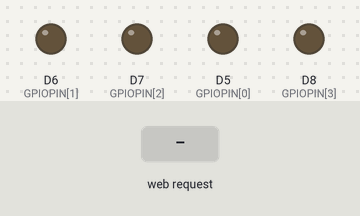
Simulated run of this sketch. Board: ESP8266 (NodeMCU). Shown: output pins drawn as LEDs (lit = HIGH). The inputs (shaded band) are chosen by the test bench. WiFi joins after 1.5 s; servers stay silent unless stated; what the sketch prints to the serial monitor is not drawn.

Above: at 2.7 s.
2.8 s: HTTP request GET /?D5=1 received
At 3.1 s:
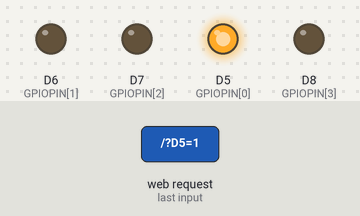
4.3 s: HTTP request GET /?D6=1 received
At 5.4 s:
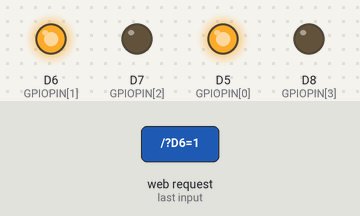
5.8 s: HTTP request GET /?D5=0 received
At 6.6 s:
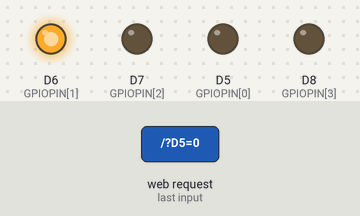
7.3 s: HTTP request GET /?D7=1 received
At 7.7 s:
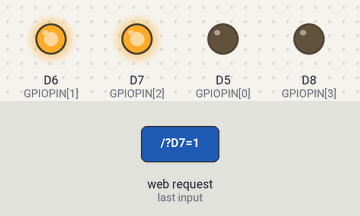
8.8 s: HTTP request GET /?D6=0 received
At 10.0 s:
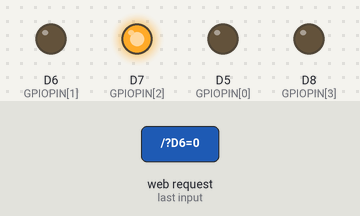
10.3 s: HTTP request GET /?D5=1&D6=1&D7=1 received
At 11.2 s:
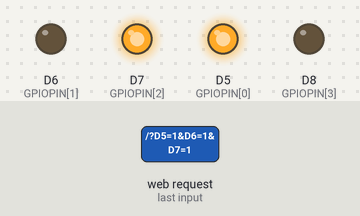
Timing chart, 0 to 12.8 s (numbered marks = the images above; inputs shaded):
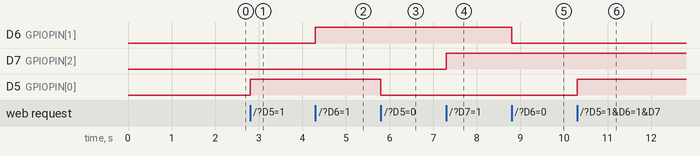

Measured:
- after the input at 2.8 s, D5 (GPIOPIN[0]): LOW → HIGH at once
- after the input at 4.3 s, D6 (GPIOPIN[1]): LOW → HIGH at once
- after the input at 5.8 s, D5 (GPIOPIN[0]): HIGH → LOW at once
- after the input at 7.3 s, D7 (GPIOPIN[2]): LOW → HIGH at once
- after the input at 8.8 s, D6 (GPIOPIN[1]): HIGH → LOW at once
- after the input at 10.3 s, D5 (GPIOPIN[0]): LOW → HIGH at once

The sketch:

esp8266bootstrap.ino
```cpp
#include <WiFiClient.h>
#include <ESP8266WebServer.h>

#define ssid      "AQ"      // WiFi SSID
#define password  "12345678"  // WiFi password
const uint8_t GPIOPIN[4] = {D5,D6,D7,D8};  // LED Pins
String etatGpio[4] = {"OFF","OFF","OFF","OFF"};
ESP8266WebServer server(80);

String getPage() {
  String page = "<html charset=UTF-8><head><meta name='viewport' content='width=device-width, initial-scale=1'/>";
  page += "<script src='https://ajax.googleapis.com/ajax/libs/jquery/3.1.1/jquery.min.js'></script>";
  page += "<script src='https://maxcdn.bootstrapcdn.com/bootstrap/3.3.7/js/bootstrap.min.js'></script>";
  page += "<link rel='stylesheet' href='https://maxcdn.bootstrapcdn.com/bootstrap/3.3.7/css/bootstrap.min.css'>";
  page += "<title>ESP8266 LED Control</title></head><body>";
  page += "<div class='container'>";
  page += "<div class='row'><div class='col-md-12'><h1 class='text-center'>ESP8266 LED Control</h1><hr>";

  for (int i = 0; i < 4; i++) {
    page += "<div class='row'>";
    page += "<div class='col-md-4 col-xs-12 text-center'><h4>D" + String(GPIOPIN[i]) + " ";
    page += "<span class='badge " + String(etatGpio[i] == "ON" ? "badge-success" : "badge-danger") + "'>" + etatGpio[i] + "</span></h4></div>";
    page += "<div class='col-md-4 col-xs-6 text-center'><form action='/' method='POST'><button type='submit' name='D" + String(GPIOPIN[i]) + "' value='1' class='btn btn-success btn-block'>ON</button></form></div>";
    page += "<div class='col-md-4 col-xs-6 text-center'><form action='/' method='POST'><button type='submit' name='D" + String(GPIOPIN[i]) + "' value='0' class='btn btn-danger btn-block'>OFF</button></form></div>";
    page += "</div><br>";
  }

  page += "<hr><footer class='text-center'><p>ESP8266 LED Control © 2024</p></footer>";
  page += "</div></div></body></html>";
  return page;
}

void handleRoot() {
  if (server.hasArg("D5")) {
    handleGPIO(0, server.arg("D5"));
  } else if (server.hasArg("D6")) {
    handleGPIO(1, server.arg("D6"));
  } else if (server.hasArg("D7")) {
    handleGPIO(2, server.arg("D7"));
  } else if (server.hasArg("D8")) {
    handleGPIO(3, server.arg("D8"));
  } else {
    server.send(200, "text/html", getPage());
  }
}

void handleGPIO(int gpio, String value) {
  if (value == "1") {
    digitalWrite(GPIOPIN[gpio], HIGH);
    etatGpio[gpio] = "ON";
  } else if (value == "0") {
    digitalWrite(GPIOPIN[gpio], LOW);
    etatGpio[gpio] = "OFF";
  }
  server.send(200, "text/html", getPage());
}

void setup() {
  for (int i = 0; i < 4; i++) {
    pinMode(GPIOPIN[i], OUTPUT);
  }

  Serial.begin(9600);
  WiFi.begin(ssid, password);

  while (WiFi.status() != WL_CONNECTED) {
    delay(500);
    Serial.print(".");
  }

  Serial.println("");
  Serial.print("Connected to ");
  Serial.println(ssid);
  Serial.print("IP address: ");
  Serial.println(WiFi.localIP());

  server.on("/", handleRoot);
  server.begin();
  Serial.println("HTTP server started");
}

void loop() {
  server.handleClient();
}
```
